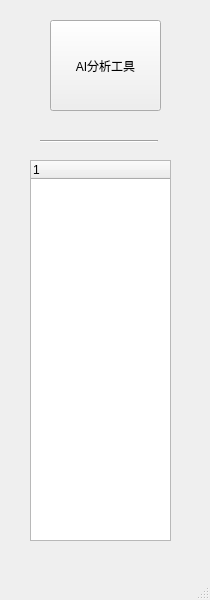
<?xml version="1.0" encoding="UTF-8"?>
<ui version="4.0">
 <class>MainWindow</class>
 <widget class="QMainWindow" name="MainWindow">
  <property name="geometry">
   <rect>
    <x>0</x>
    <y>0</y>
    <width>210</width>
    <height>600</height>
   </rect>
  </property>
  <property name="windowTitle">
   <string>MainWindow</string>
  </property>
  <widget class="QWidget" name="centralwidget">
   <widget class="QPushButton" name="aiButton">
    <property name="geometry">
     <rect>
      <x>50</x>
      <y>20</y>
      <width>111</width>
      <height>91</height>
     </rect>
    </property>
    <property name="text">
     <string>AI分析工具</string>
    </property>
   </widget>
   <widget class="Line" name="line">
    <property name="geometry">
     <rect>
      <x>40</x>
      <y>140</y>
      <width>118</width>
      <height>3</height>
     </rect>
    </property>
    <property name="orientation">
     <enum>Qt::Horizontal</enum>
    </property>
   </widget>
   <widget class="QTreeWidget" name="treeWidget">
    <property name="geometry">
     <rect>
      <x>30</x>
      <y>160</y>
      <width>141</width>
      <height>381</height>
     </rect>
    </property>
    <column>
     <property name="text">
      <string notr="true">1</string>
     </property>
    </column>
   </widget>
  </widget>
  <widget class="QMenuBar" name="menubar">
   <property name="geometry">
    <rect>
     <x>0</x>
     <y>0</y>
     <width>210</width>
     <height>26</height>
    </rect>
   </property>
  </widget>
  <widget class="QStatusBar" name="statusbar"/>
 </widget>
 <resources/>
 <connections/>
</ui>
